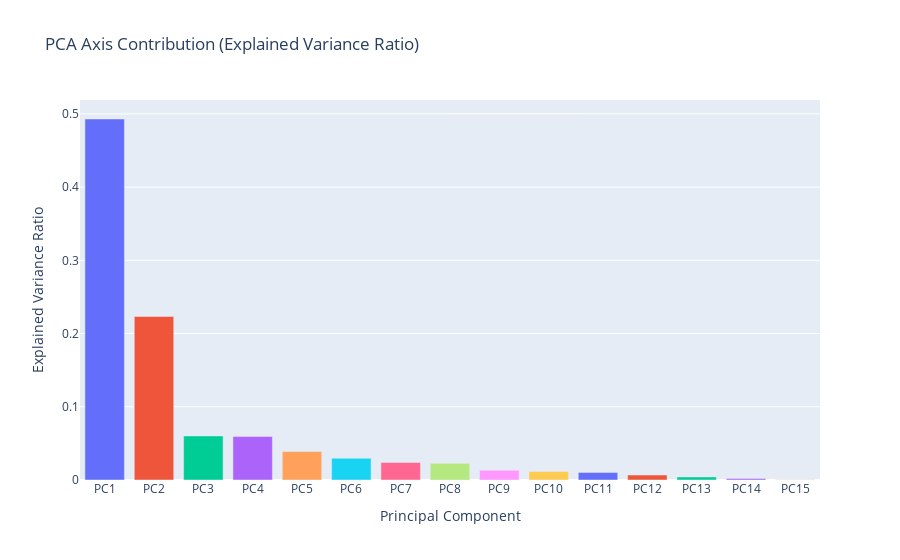

Here is the notebook cell this chart was saved with:
### Code cell
# PCA
scaler = RobustScaler()
X_scaled = scaler.fit_transform(X_train)

pca = PCA()
X_pca = pca.fit_transform(X_scaled)

threshold = 0.99 # keep 95% of variance in data

fig_pca = go.Figure()
explained_var = pca.explained_variance_ratio_
for i in range(len(explained_var)):
    fig_pca.add_trace(go.Bar(
        x=[f"PC{i+1}"],
        y=[explained_var[i]],
        name=f"PC{i+1}"
    ))
fig_pca.update_layout(
    title="PCA Axis Contribution (Explained Variance Ratio)",
    xaxis_title="Principal Component",
    yaxis_title="Explained Variance Ratio",
    showlegend=False
)
fig_pca.show()

cum_var = np.cumsum(pca.explained_variance_ratio_)
n_components_needed = np.argmax(cum_var >= threshold) + 1
print(f"Number of components to reach {threshold*100:.1f}% variance:", n_components_needed)

### Figure 1 — Plotly figure (JSON) as saved in the notebook; plotly's stock layout.template omitted (floating-point values rounded to 4 significant figures)
{"data": [{"name": "PC1", "type": "bar", "x": ["PC1"], "y": [0.493]}, {"name": "PC2", "type": "bar", "x": ["PC2"], "y": [0.2234]}, {"name": "PC3", "type": "bar", "x": ["PC3"], "y": [0.06021]}, {"name": "PC4", "type": "bar", "x": ["PC4"], "y": [0.05933]}, {"name": "PC5", "type": "bar", "x": ["PC5"], "y": [0.03893]}, {"name": "PC6", "type": "bar", "x": ["PC6"], "y": [0.02968]}, {"name": "PC7", "type": "bar", "x": ["PC7"], "y": [0.02394]}, {"name": "PC8", "type": "bar", "x": ["PC8"], "y": [0.02282]}, {"name": "PC9", "type": "bar", "x": ["PC9"], "y": [0.01339]}, {"name": "PC10", "type": "bar", "x": ["PC10"], "y": [0.01169]}, {"name": "PC11", "type": "bar", "x": ["PC11"], "y": [0.01038]}, {"name": "PC12", "type": "bar", "x": ["PC12"], "y": [0.006794]}, {"name": "PC13", "type": "bar", "x": ["PC13"], "y": [0.004151]}, {"name": "PC14", "type": "bar", "x": ["PC14"], "y": [0.002026]}, {"name": "PC15", "type": "bar", "x": ["PC15"], "y": [0.0002549]}], "layout": {"showlegend": false, "title": {"text": "PCA Axis Contribution (Explained Variance Ratio)"}, "xaxis": {"title": {"text": "Principal Component"}}, "yaxis": {"title": {"text": "Explained Variance Ratio"}}}}
